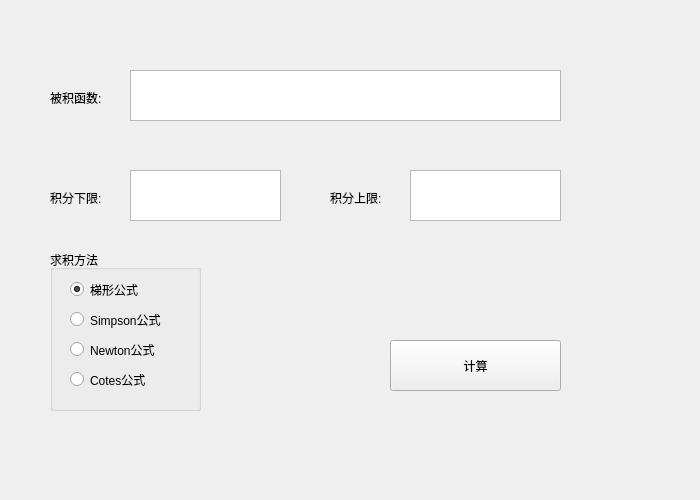
<?xml version="1.0" encoding="UTF-8"?>
<ui version="4.0">
 <class>E5t1</class>
 <widget class="QWidget" name="E5t1">
  <property name="geometry">
   <rect>
    <x>0</x>
    <y>0</y>
    <width>700</width>
    <height>500</height>
   </rect>
  </property>
  <property name="windowTitle">
   <string>Form</string>
  </property>
  <widget class="QLabel" name="label">
   <property name="geometry">
    <rect>
     <x>50</x>
     <y>90</y>
     <width>72</width>
     <height>15</height>
    </rect>
   </property>
   <property name="text">
    <string>被积函数:</string>
   </property>
  </widget>
  <widget class="QPlainTextEdit" name="plainTextEdit">
   <property name="geometry">
    <rect>
     <x>130</x>
     <y>70</y>
     <width>431</width>
     <height>51</height>
    </rect>
   </property>
  </widget>
  <widget class="QLabel" name="label_2">
   <property name="geometry">
    <rect>
     <x>50</x>
     <y>190</y>
     <width>72</width>
     <height>15</height>
    </rect>
   </property>
   <property name="text">
    <string>积分下限:</string>
   </property>
  </widget>
  <widget class="QPlainTextEdit" name="plainTextEdit_2">
   <property name="geometry">
    <rect>
     <x>130</x>
     <y>170</y>
     <width>151</width>
     <height>51</height>
    </rect>
   </property>
  </widget>
  <widget class="QPlainTextEdit" name="plainTextEdit_3">
   <property name="geometry">
    <rect>
     <x>410</x>
     <y>170</y>
     <width>151</width>
     <height>51</height>
    </rect>
   </property>
  </widget>
  <widget class="QLabel" name="label_3">
   <property name="geometry">
    <rect>
     <x>330</x>
     <y>190</y>
     <width>72</width>
     <height>15</height>
    </rect>
   </property>
   <property name="text">
    <string>积分上限:</string>
   </property>
  </widget>
  <widget class="QGroupBox" name="groupBox">
   <property name="geometry">
    <rect>
     <x>50</x>
     <y>250</y>
     <width>151</width>
     <height>161</height>
    </rect>
   </property>
   <property name="title">
    <string>求积方法</string>
   </property>
   <widget class="QRadioButton" name="radioButton">
    <property name="geometry">
     <rect>
      <x>20</x>
      <y>30</y>
      <width>115</width>
      <height>19</height>
     </rect>
    </property>
    <property name="text">
     <string>梯形公式</string>
    </property>
    <property name="checked">
     <bool>true</bool>
    </property>
   </widget>
   <widget class="QRadioButton" name="radioButton_2">
    <property name="geometry">
     <rect>
      <x>20</x>
      <y>60</y>
      <width>115</width>
      <height>19</height>
     </rect>
    </property>
    <property name="text">
     <string>Simpson公式</string>
    </property>
   </widget>
   <widget class="QRadioButton" name="radioButton_3">
    <property name="geometry">
     <rect>
      <x>20</x>
      <y>90</y>
      <width>115</width>
      <height>19</height>
     </rect>
    </property>
    <property name="text">
     <string>Newton公式</string>
    </property>
   </widget>
   <widget class="QRadioButton" name="radioButton_4">
    <property name="geometry">
     <rect>
      <x>20</x>
      <y>120</y>
      <width>115</width>
      <height>19</height>
     </rect>
    </property>
    <property name="text">
     <string>Cotes公式</string>
    </property>
   </widget>
  </widget>
  <widget class="QLabel" name="label_4">
   <property name="geometry">
    <rect>
     <x>240</x>
     <y>270</y>
     <width>321</width>
     <height>51</height>
    </rect>
   </property>
   <property name="text">
    <string/>
   </property>
  </widget>
  <widget class="QPushButton" name="pushButton">
   <property name="geometry">
    <rect>
     <x>390</x>
     <y>340</y>
     <width>171</width>
     <height>51</height>
    </rect>
   </property>
   <property name="text">
    <string>计算</string>
   </property>
  </widget>
 </widget>
 <resources/>
 <connections/>
</ui>
